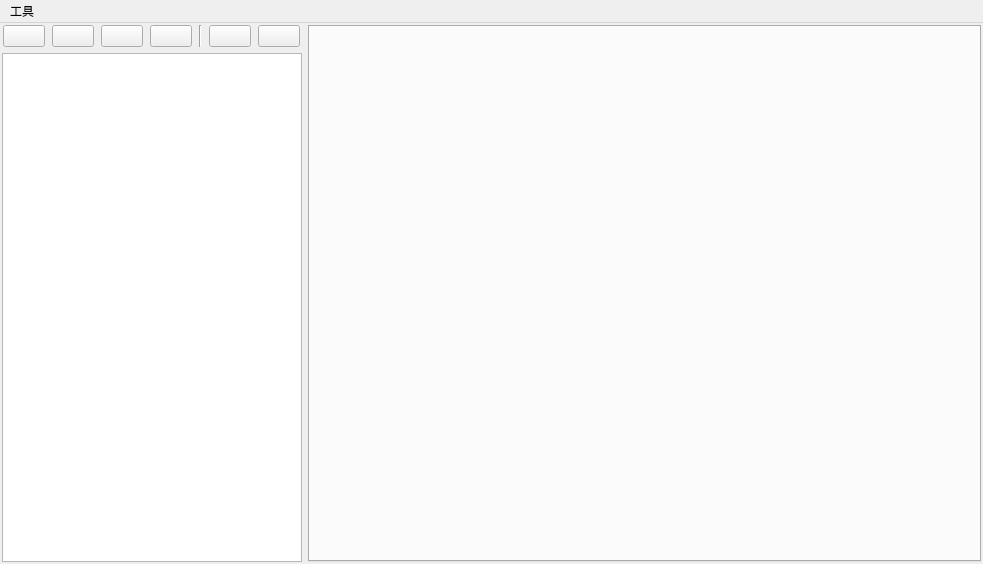
<?xml version="1.0" encoding="UTF-8"?>
<ui version="4.0">
 <class>MainWindow</class>
 <widget class="QMainWindow" name="MainWindow">
  <property name="geometry">
   <rect>
    <x>0</x>
    <y>0</y>
    <width>983</width>
    <height>564</height>
   </rect>
  </property>
  <property name="sizePolicy">
   <sizepolicy hsizetype="Expanding" vsizetype="Expanding">
    <horstretch>0</horstretch>
    <verstretch>0</verstretch>
   </sizepolicy>
  </property>
  <property name="windowTitle">
   <string>文文写作</string>
  </property>
  <property name="windowIcon">
   <iconset resource="res.qrc">
    <normaloff>:/image/logo.png</normaloff>:/image/logo.png</iconset>
  </property>
  <property name="toolTip">
   <string/>
  </property>
  <widget class="QWidget" name="centralWidget">
   <property name="sizePolicy">
    <sizepolicy hsizetype="Expanding" vsizetype="Expanding">
     <horstretch>0</horstretch>
     <verstretch>0</verstretch>
    </sizepolicy>
   </property>
   <layout class="QGridLayout" name="gridLayout">
    <property name="sizeConstraint">
     <enum>QLayout::SetDefaultConstraint</enum>
    </property>
    <property name="leftMargin">
     <number>2</number>
    </property>
    <property name="topMargin">
     <number>2</number>
    </property>
    <property name="rightMargin">
     <number>2</number>
    </property>
    <property name="bottomMargin">
     <number>2</number>
    </property>
    <item row="0" column="2">
     <widget class="QTabWidget" name="text_tabWidget">
      <property name="currentIndex">
       <number>-1</number>
      </property>
      <property name="documentMode">
       <bool>false</bool>
      </property>
      <property name="tabsClosable">
       <bool>true</bool>
      </property>
      <property name="movable">
       <bool>true</bool>
      </property>
     </widget>
    </item>
    <item row="0" column="0">
     <layout class="QVBoxLayout" name="verticalLayout">
      <property name="sizeConstraint">
       <enum>QLayout::SetDefaultConstraint</enum>
      </property>
      <item>
       <layout class="QHBoxLayout" name="treeConsoleLayout">
        <property name="sizeConstraint">
         <enum>QLayout::SetMaximumSize</enum>
        </property>
        <item>
         <widget class="QPushButton" name="newBook_pushButton">
          <property name="maximumSize">
           <size>
            <width>42</width>
            <height>42</height>
           </size>
          </property>
          <property name="cursor">
           <cursorShape>PointingHandCursor</cursorShape>
          </property>
          <property name="toolTip">
           <string>新建书籍</string>
          </property>
          <property name="text">
           <string/>
          </property>
          <property name="icon">
           <iconset resource="res.qrc">
            <normaloff>:/image/newBook.png</normaloff>:/image/newBook.png</iconset>
          </property>
          <property name="iconSize">
           <size>
            <width>38</width>
            <height>38</height>
           </size>
          </property>
         </widget>
        </item>
        <item>
         <widget class="QPushButton" name="newVolume_pushButton">
          <property name="maximumSize">
           <size>
            <width>42</width>
            <height>42</height>
           </size>
          </property>
          <property name="cursor">
           <cursorShape>PointingHandCursor</cursorShape>
          </property>
          <property name="toolTip">
           <string>新建卷</string>
          </property>
          <property name="text">
           <string/>
          </property>
          <property name="icon">
           <iconset resource="res.qrc">
            <normaloff>:/image/newVolume.png</normaloff>:/image/newVolume.png</iconset>
          </property>
          <property name="iconSize">
           <size>
            <width>32</width>
            <height>32</height>
           </size>
          </property>
         </widget>
        </item>
        <item>
         <widget class="QPushButton" name="newChapter_pushButton">
          <property name="maximumSize">
           <size>
            <width>42</width>
            <height>42</height>
           </size>
          </property>
          <property name="cursor">
           <cursorShape>PointingHandCursor</cursorShape>
          </property>
          <property name="toolTip">
           <string>新建章节</string>
          </property>
          <property name="text">
           <string/>
          </property>
          <property name="icon">
           <iconset resource="res.qrc">
            <normaloff>:/image/newChapter.png</normaloff>:/image/newChapter.png</iconset>
          </property>
          <property name="iconSize">
           <size>
            <width>37</width>
            <height>37</height>
           </size>
          </property>
         </widget>
        </item>
        <item>
         <widget class="QPushButton" name="pushButton_4">
          <property name="maximumSize">
           <size>
            <width>42</width>
            <height>42</height>
           </size>
          </property>
          <property name="cursor">
           <cursorShape>PointingHandCursor</cursorShape>
          </property>
          <property name="toolTip">
           <string>删除选中元素</string>
          </property>
          <property name="text">
           <string/>
          </property>
          <property name="icon">
           <iconset resource="res.qrc">
            <normaloff>:/image/delet.jpg</normaloff>:/image/delet.jpg</iconset>
          </property>
          <property name="iconSize">
           <size>
            <width>32</width>
            <height>32</height>
           </size>
          </property>
          <property name="shortcut">
           <string/>
          </property>
         </widget>
        </item>
        <item>
         <widget class="Line" name="line">
          <property name="orientation">
           <enum>Qt::Vertical</enum>
          </property>
         </widget>
        </item>
        <item>
         <widget class="QPushButton" name="saveAll_pushButton">
          <property name="maximumSize">
           <size>
            <width>42</width>
            <height>42</height>
           </size>
          </property>
          <property name="cursor">
           <cursorShape>PointingHandCursor</cursorShape>
          </property>
          <property name="toolTip">
           <string>保存全部数据(包括树和文本数据)</string>
          </property>
          <property name="text">
           <string/>
          </property>
          <property name="icon">
           <iconset resource="res.qrc">
            <normaloff>:/image/saveAll.png</normaloff>:/image/saveAll.png</iconset>
          </property>
          <property name="iconSize">
           <size>
            <width>30</width>
            <height>30</height>
           </size>
          </property>
         </widget>
        </item>
        <item>
         <widget class="QPushButton" name="closeAll_pushButton">
          <property name="maximumSize">
           <size>
            <width>42</width>
            <height>42</height>
           </size>
          </property>
          <property name="cursor">
           <cursorShape>PointingHandCursor</cursorShape>
          </property>
          <property name="toolTip">
           <string>关闭全部标签页</string>
          </property>
          <property name="text">
           <string/>
          </property>
          <property name="icon">
           <iconset resource="res.qrc">
            <normaloff>:/image/close.jpg</normaloff>:/image/close.jpg</iconset>
          </property>
          <property name="iconSize">
           <size>
            <width>28</width>
            <height>28</height>
           </size>
          </property>
         </widget>
        </item>
       </layout>
      </item>
      <item>
       <widget class="QTreeView" name="file_treeView">
        <property name="maximumSize">
         <size>
          <width>300</width>
          <height>16777215</height>
         </size>
        </property>
       </widget>
      </item>
     </layout>
    </item>
   </layout>
  </widget>
  <widget class="QMenuBar" name="menuBar">
   <property name="geometry">
    <rect>
     <x>0</x>
     <y>0</y>
     <width>983</width>
     <height>36</height>
    </rect>
   </property>
   <widget class="QMenu" name="menu">
    <property name="title">
     <string>工具</string>
    </property>
    <addaction name="format_text_action"/>
    <addaction name="package_action"/>
   </widget>
   <addaction name="menu"/>
  </widget>
  <action name="format_text_action">
   <property name="text">
    <string>格式化文本</string>
   </property>
  </action>
  <action name="package_action">
   <property name="text">
    <string>打包为txt文件</string>
   </property>
  </action>
 </widget>
 <layoutdefault spacing="6" margin="11"/>
 <resources>
  <include location="res.qrc"/>
 </resources>
 <connections/>
</ui>
